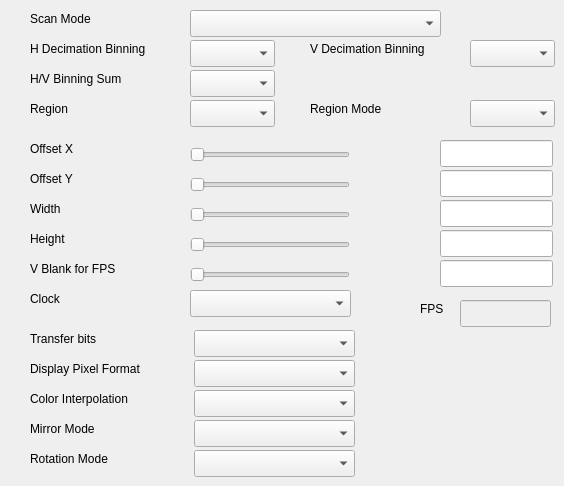
    <widget class="QWidget" name="Other">
     <attribute name="title">
      <string>Other</string>
     </attribute>
     <widget class="QLabel" name="label1001">
      <property name="geometry">
       <rect>
        <x>30</x>
        <y>10</y>
        <width>91</width>
        <height>17</height>
       </rect>
      </property>
      <property name="text">
       <string>Scan Mode</string>
      </property>
     </widget>
     <widget class="QLabel" name="label1002">
      <property name="geometry">
       <rect>
        <x>30</x>
        <y>40</y>
        <width>161</width>
        <height>17</height>
       </rect>
      </property>
      <property name="text">
       <string>H Decimation Binning</string>
      </property>
     </widget>
     <widget class="QLabel" name="label1004">
      <property name="geometry">
       <rect>
        <x>30</x>
        <y>70</y>
        <width>121</width>
        <height>17</height>
       </rect>
      </property>
      <property name="text">
       <string>H/V Binning Sum</string>
      </property>
     </widget>
     <widget class="QLabel" name="label1005">
      <property name="geometry">
       <rect>
        <x>30</x>
        <y>100</y>
        <width>71</width>
        <height>17</height>
       </rect>
      </property>
      <property name="text">
       <string>Region</string>
      </property>
     </widget>
     <widget class="QLabel" name="label1007">
      <property name="geometry">
       <rect>
        <x>30</x>
        <y>140</y>
        <width>67</width>
        <height>17</height>
       </rect>
      </property>
      <property name="text">
       <string>Offset X</string>
      </property>
     </widget>
     <widget class="QLabel" name="label1008">
      <property name="geometry">
       <rect>
        <x>30</x>
        <y>170</y>
        <width>67</width>
        <height>17</height>
       </rect>
      </property>
      <property name="text">
       <string>Offset Y</string>
      </property>
     </widget>
     <widget class="QLabel" name="label1009">
      <property name="geometry">
       <rect>
        <x>30</x>
        <y>200</y>
        <width>67</width>
        <height>17</height>
       </rect>
      </property>
      <property name="text">
       <string>Width</string>
      </property>
     </widget>
     <widget class="QLabel" name="label1010">
      <property name="geometry">
       <rect>
        <x>30</x>
        <y>230</y>
        <width>67</width>
        <height>17</height>
       </rect>
      </property>
      <property name="text">
       <string>Height</string>
      </property>
     </widget>
     <widget class="QLabel" name="label1012">
      <property name="geometry">
       <rect>
        <x>30</x>
        <y>290</y>
        <width>67</width>
        <height>17</height>
       </rect>
      </property>
      <property name="text">
       <string>Clock</string>
      </property>
     </widget>
     <widget class="QLabel" name="label1011">
      <property name="geometry">
       <rect>
        <x>30</x>
        <y>260</y>
        <width>121</width>
        <height>17</height>
       </rect>
      </property>
      <property name="text">
       <string>V Blank for FPS</string>
      </property>
     </widget>
     <widget class="QLabel" name="label1013">
      <property name="geometry">
       <rect>
        <x>30</x>
        <y>330</y>
        <width>101</width>
        <height>17</height>
       </rect>
      </property>
      <property name="text">
       <string>Transfer bits</string>
      </property>
     </widget>
     <widget class="QLabel" name="label1014">
      <property name="geometry">
       <rect>
        <x>30</x>
        <y>360</y>
        <width>151</width>
        <height>17</height>
       </rect>
      </property>
      <property name="text">
       <string>Display Pixel Format</string>
      </property>
     </widget>
     <widget class="QLabel" name="label1015">
      <property name="geometry">
       <rect>
        <x>30</x>
        <y>390</y>
        <width>141</width>
        <height>17</height>
       </rect>
      </property>
      <property name="text">
       <string>Color Interpolation</string>
      </property>
     </widget>
     <widget class="QLabel" name="label1016">
      <property name="geometry">
       <rect>
        <x>30</x>
        <y>420</y>
        <width>101</width>
        <height>17</height>
       </rect>
      </property>
      <property name="text">
       <string>Mirror Mode</string>
      </property>
     </widget>
     <widget class="QLabel" name="label1017">
      <property name="geometry">
       <rect>
        <x>30</x>
        <y>450</y>
        <width>111</width>
        <height>17</height>
       </rect>
      </property>
      <property name="text">
       <string>Rotation Mode</string>
      </property>
     </widget>
     <widget class="QLabel" name="label1006">
      <property name="geometry">
       <rect>
        <x>310</x>
        <y>100</y>
        <width>101</width>
        <height>17</height>
       </rect>
      </property>
      <property name="text">
       <string>Region Mode</string>
      </property>
     </widget>
     <widget class="QComboBox" name="otScanMode">
      <property name="geometry">
       <rect>
        <x>190</x>
        <y>10</y>
        <width>251</width>
        <height>27</height>
       </rect>
      </property>
     </widget>
     <widget class="QComboBox" name="otBinSum">
      <property name="geometry">
       <rect>
        <x>190</x>
        <y>70</y>
        <width>85</width>
        <height>27</height>
       </rect>
      </property>
     </widget>
     <widget class="QComboBox" name="otRegion">
      <property name="geometry">
       <rect>
        <x>190</x>
        <y>100</y>
        <width>85</width>
        <height>27</height>
       </rect>
      </property>
     </widget>
     <widget class="QComboBox" name="otRegionMode">
      <property name="geometry">
       <rect>
        <x>470</x>
        <y>100</y>
        <width>85</width>
        <height>27</height>
       </rect>
      </property>
     </widget>
     <widget class="QComboBox" name="otTransferBits">
      <property name="geometry">
       <rect>
        <x>194</x>
        <y>330</y>
        <width>161</width>
        <height>27</height>
       </rect>
      </property>
     </widget>
     <widget class="QComboBox" name="otDisplayPixFormat">
      <property name="geometry">
       <rect>
        <x>194</x>
        <y>360</y>
        <width>161</width>
        <height>27</height>
       </rect>
      </property>
     </widget>
     <widget class="QComboBox" name="otColorInterpolation">
      <property name="geometry">
       <rect>
        <x>194</x>
        <y>390</y>
        <width>161</width>
        <height>27</height>
       </rect>
      </property>
     </widget>
     <widget class="QComboBox" name="otRotationMode">
      <property name="geometry">
       <rect>
        <x>194</x>
        <y>450</y>
        <width>161</width>
        <height>27</height>
       </rect>
      </property>
     </widget>
     <widget class="QComboBox" name="otClock">
      <property name="geometry">
       <rect>
        <x>190</x>
        <y>290</y>
        <width>161</width>
        <height>27</height>
       </rect>
      </property>
     </widget>
     <widget class="QSlider" name="otOffsetXSlider">
      <property name="geometry">
       <rect>
        <x>190</x>
        <y>140</y>
        <width>160</width>
        <height>29</height>
       </rect>
      </property>
      <property name="singleStep">
       <number>1</number>
      </property>
      <property name="orientation">
       <enum>Qt::Horizontal</enum>
      </property>
     </widget>
     <widget class="QSlider" name="otWidthSlider">
      <property name="geometry">
       <rect>
        <x>190</x>
        <y>200</y>
        <width>160</width>
        <height>29</height>
       </rect>
      </property>
      <property name="singleStep">
       <number>1</number>
      </property>
      <property name="orientation">
       <enum>Qt::Horizontal</enum>
      </property>
     </widget>
     <widget class="QSlider" name="otOffsetYSlider">
      <property name="geometry">
       <rect>
        <x>190</x>
        <y>170</y>
        <width>160</width>
        <height>29</height>
       </rect>
      </property>
      <property name="singleStep">
       <number>1</number>
      </property>
      <property name="orientation">
       <enum>Qt::Horizontal</enum>
      </property>
     </widget>
     <widget class="QSlider" name="otHeightSlider">
      <property name="geometry">
       <rect>
        <x>190</x>
        <y>230</y>
        <width>160</width>
        <height>29</height>
       </rect>
      </property>
      <property name="singleStep">
       <number>1</number>
      </property>
      <property name="orientation">
       <enum>Qt::Horizontal</enum>
      </property>
     </widget>
     <widget class="QSlider" name="otVBlankSlider">
      <property name="geometry">
       <rect>
        <x>190</x>
        <y>260</y>
        <width>160</width>
        <height>29</height>
       </rect>
      </property>
      <property name="orientation">
       <enum>Qt::Horizontal</enum>
      </property>
     </widget>
     <widget class="QLineEdit" name="otOffsetXEdit">
      <property name="geometry">
       <rect>
        <x>440</x>
        <y>140</y>
        <width>113</width>
        <height>27</height>
       </rect>
      </property>
     </widget>
     <widget class="QLineEdit" name="otWidthEdit">
      <property name="geometry">
       <rect>
        <x>440</x>
        <y>200</y>
        <width>113</width>
        <height>27</height>
       </rect>
      </property>
     </widget>
     <widget class="QLineEdit" name="otOffsetYEdit">
      <property name="geometry">
       <rect>
        <x>440</x>
        <y>170</y>
        <width>113</width>
        <height>27</height>
       </rect>
      </property>
     </widget>
     <widget class="QLineEdit" name="otHeightEdit">
      <property name="geometry">
       <rect>
        <x>440</x>
        <y>230</y>
        <width>113</width>
        <height>27</height>
       </rect>
      </property>
     </widget>
     <widget class="QLineEdit" name="otVBlankEdit">
      <property name="geometry">
       <rect>
        <x>440</x>
        <y>260</y>
        <width>113</width>
        <height>27</height>
       </rect>
      </property>
     </widget>
     <widget class="QLabel" name="label1003">
      <property name="geometry">
       <rect>
        <x>310</x>
        <y>40</y>
        <width>161</width>
        <height>17</height>
       </rect>
      </property>
      <property name="text">
       <string>V Decimation Binning</string>
      </property>
     </widget>
     <widget class="QComboBox" name="otMirrorMode">
      <property name="geometry">
       <rect>
        <x>194</x>
        <y>420</y>
        <width>161</width>
        <height>27</height>
       </rect>
      </property>
     </widget>
     <widget class="QLineEdit" name="otFps">
      <property name="enabled">
       <bool>false</bool>
      </property>
      <property name="geometry">
       <rect>
        <x>460</x>
        <y>300</y>
        <width>91</width>
        <height>27</height>
       </rect>
      </property>
     </widget>
     <widget class="QLabel" name="label1017_2">
      <property name="geometry">
       <rect>
        <x>420</x>
        <y>300</y>
        <width>41</width>
        <height>17</height>
       </rect>
      </property>
      <property name="text">
       <string>FPS</string>
      </property>
     </widget>
     <widget class="QComboBox" name="otHDeciBin">
      <property name="geometry">
       <rect>
        <x>190</x>
        <y>40</y>
        <width>85</width>
        <height>27</height>
       </rect>
      </property>
     </widget>
     <widget class="QComboBox" name="otVDeciBin">
      <property name="geometry">
       <rect>
        <x>470</x>
        <y>40</y>
        <width>85</width>
        <height>27</height>
       </rect>
      </property>
     </widget>
    </widget>
